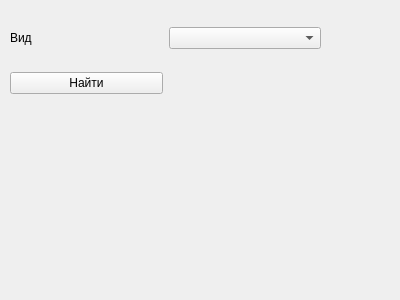
<?xml version="1.0" encoding="UTF-8"?>
<ui version="4.0">
 <class>MorphologyWidget</class>
 <widget class="QWidget" name="MorphologyWidget">
  <property name="geometry">
   <rect>
    <x>0</x>
    <y>0</y>
    <width>400</width>
    <height>300</height>
   </rect>
  </property>
  <property name="windowTitle">
   <string>Form</string>
  </property>
  <widget class="QWidget" name="gridLayoutWidget">
   <property name="geometry">
    <rect>
     <x>10</x>
     <y>10</y>
     <width>311</width>
     <height>101</height>
    </rect>
   </property>
   <layout class="QGridLayout" name="gridLayout">
    <item row="0" column="0">
     <widget class="QLabel" name="species_label">
      <property name="text">
       <string>Вид</string>
      </property>
     </widget>
    </item>
    <item row="0" column="1">
     <widget class="ExtendedComboBox" name="combo_box_species"/>
    </item>
    <item row="1" column="0">
     <widget class="QPushButton" name="push_button_find">
      <property name="text">
       <string>Найти</string>
      </property>
     </widget>
    </item>
    <item row="1" column="1">
     <widget class="QLabel" name="label_found">
      <property name="text">
       <string/>
      </property>
     </widget>
    </item>
   </layout>
  </widget>
 </widget>
 <customwidgets>
  <customwidget>
   <class>ExtendedComboBox</class>
   <extends>QComboBox</extends>
   <header>widget.widget_ext_combo_box</header>
  </customwidget>
 </customwidgets>
 <resources/>
 <connections/>
</ui>
